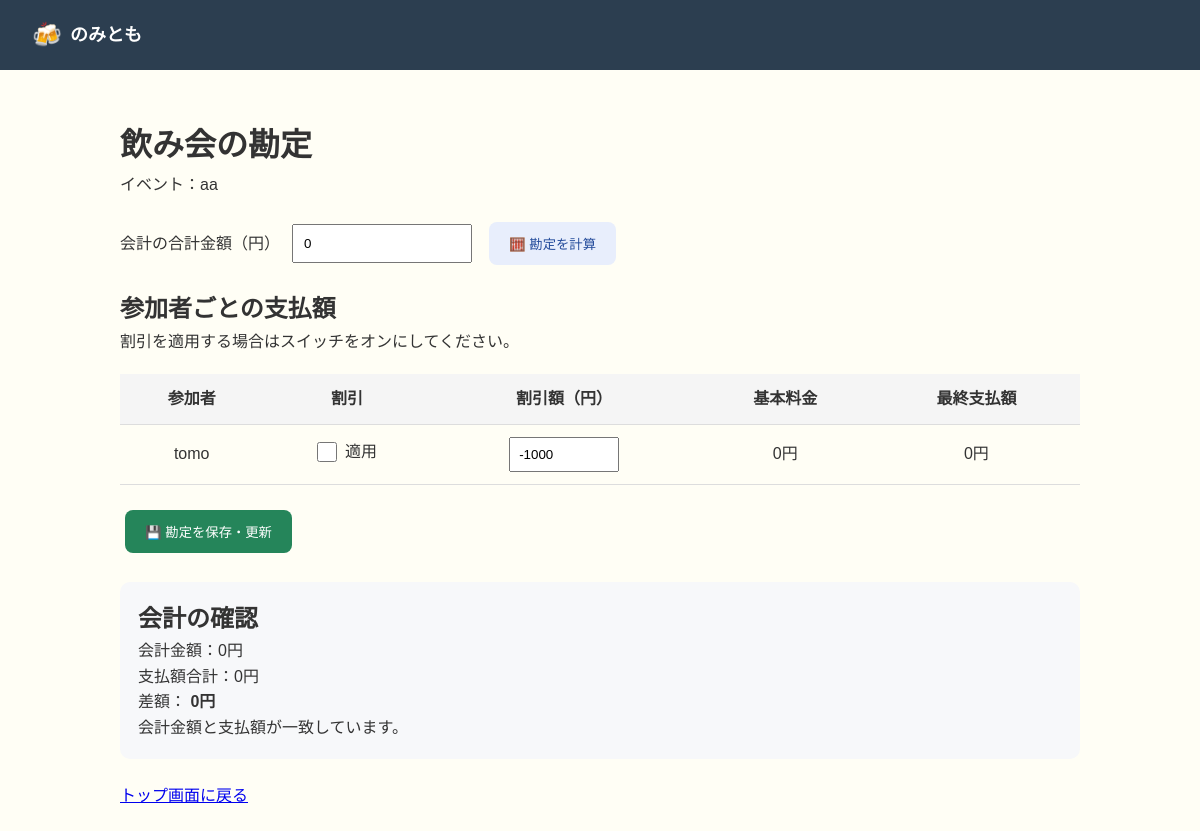
The page /event/4/billing (signed in) on the database its author committed.
### tables this page shows
CREATE TABLE events (
    id INTEGER PRIMARY KEY AUTOINCREMENT,

    title TEXT NOT NULL,

    host_user_id INTEGER NOT NULL,

    places TEXT,
    dates TEXT,
    times TEXT,

    is_active BOOLEAN NOT NULL DEFAULT 1,

    created_at DATETIME NOT NULL DEFAULT (datetime('now','localtime')),

    finished_at DATETIME,

    FOREIGN KEY(host_user_id)
        REFERENCES users(id)
);

CREATE TABLE users (
    id INTEGER PRIMARY KEY AUTOINCREMENT,
    username TEXT NOT NULL UNIQUE,
    email TEXT NOT NULL UNIQUE,
    password_hash TEXT NOT NULL,
    created_at DATETIME NOT NULL DEFAULT CURRENT_TIMESTAMP
);

### app.py (the view, shortened to what this page needs)
@app.route("/event/<int:event_id>/billing", methods=["GET", "POST"])
def event_billing(event_id):
    if "user_id" not in session:
        return redirect(url_for("login"))
    user_id = session["user_id"]
    conn = get_db()
    conn.execute("PRAGMA foreign_keys = ON")
    try:
        event = conn.execute(
            "SELECT * FROM events WHERE id = ?", (event_id,)
        ).fetchone()
        if event is None:
            flash("イベントが見つかりません。")
            return redirect(url_for("index"))
        if event["host_user_id"] != user_id:
            flash("勘定を編集できるのは主催者のみです。")
            return redirect(url_for("index"))
        participants = conn.execute("""
            SELECT DISTINCT u.id, u.username AS name
            FROM votes v
            JOIN users u ON u.id = v.user_id
            WHERE v.event_id = ? AND v.is_join = 1
            ORDER BY u.id
        """, (event_id,)).fetchall()
        billing = conn.execute(
            "SELECT * FROM billings WHERE event_id = ?", (event_id,)
        ).fetchone()
        details = {}
        total_amount = billing["total_amount"] if billing else 0
        calculated = False
        error = None
        if calculated:
            shown_participants = display_participants
        else:
            base_amount = (
                calculate_base_amount(total_amount, len(participants))
                if participants and total_amount >= 0 else 0
            )
            shown_participants = []
            for p in participants:
                d = details.get(p["id"], {})
                enabled = d.get("discount_enabled", 0)
                adjustment = d.get("adjustment", -1000)
                shown_participants.append({
                    "id": p["id"],
                    "name": p["name"],
                    "base_amount": d.get("base_amount", base_amount),
                    "adjustment": adjustment,
                    "discount_enabled": enabled,
                    "final_amount": d.get("final_amount", base_amount),
                })
        paid_total = sum(
            p["final_amount"] for p in shown_participants
        )
        difference = total_amount - paid_total
        return render_template(
            "billing.html",
            event=event,
            participants=shown_participants,
            total_amount=total_amount,
            paid_total=paid_total,
            difference=difference,
            billing=billing,
            calculated=calculated,
            error=error,
        )
    finally:
        conn.close()

### app.py (called while the page is built)
def calculate_base_amount(total_amount, participant_count):
    if total_amount < 0:
        raise ValueError("合計金額は0円以上で入力してください。")
    if participant_count <= 0:
        raise ValueError("参加者がいません。")
    return (total_amount // participant_count // 10) * 10

def get_db():
    conn = sqlite3.connect(DB_NAME)
    conn.row_factory = sqlite3.Row
    return conn

### templates/billing.html (shortened to what this page needs)
<!DOCTYPE html>
<html lang="ja">
<head>
    <link rel="stylesheet" href="{{ url_for('static', filename='css/style.css') }}">
</head>
<body>
    <header class="header">
        <div class="header-logo">
            <span class="beer-icon">🍻</span>
            <span class="header-title">のみとも</span>
        </div>
    </header>
    <main class="billing-container">
        <h1>飲み会の勘定</h1>
        <p>イベント：{{ event.title }}</p>
        <form method="POST">
            <div class="billing-input">
                <label for="total_amount">会計の合計金額（円）</label>
                <input type="number" id="total_amount" name="total_amount" min="0" step="1" value="{{ total_amount }}"
                    required>
                <button type="submit" name="action" value="calculate" class="billing-button calculate-button">
                    🧮 勘定を計算
                </button>
            </div>
            <h2>参加者ごとの支払額</h2>
            <p>割引を適用する場合はスイッチをオンにしてください。</p>
            {% if participants %}
            <div class="billing-table-wrapper">
                <table class="billing-table">
                    <thead>
                        <tr>
                            <th>参加者</th>
                            <th>割引</th>
                            <th>割引額（円）</th>
                            <th>基本料金</th>
                            <th>最終支払額</th>
                        </tr>
                    </thead>
                    <tbody>
                        {% for p in participants %}
                        <tr>
                            <td>{{ p.name }}</td>
                            <td>
                                <label class="discount-switch">
                                    <input type="checkbox" name="discount_enabled_{{ p.id }}" >
                                    <span>適用</span>
                                </label>
                            </td>
                            <td>
                                <input type="number" class="adjustment-input" name="adjustment_{{ p.id }}"
                                    value="{{ p.adjustment }}" step="1" aria-label="{{ p.name }}の割引額">
                            </td>
                            <td>{{ "{:,}".format(p.base_amount) }}円</td>
                            <td>
                                {% if p.discount_enabled %}
                                <span class="discounted">
                                    {{ "{:,}".format(p.final_amount) }}円
                                </span>
                                {% else %}
                                {{ "{:,}".format(p.final_amount) }}円
                                {% endif %}
                            </td>
                        </tr>
                        {% endfor %}
                    </tbody>
                </table>
            </div>
            <button type="submit" name="action" value="save" class="billing-button save-button">
                💾 勘定を保存・更新
            </button>
            {% else %}
            <p>参加すると回答したユーザーはいません。</p>
            {% endif %}
        </form>
        <section class="billing-summary">
            <h2>会計の確認</h2>
            <p>会計金額：{{ "{:,}".format(total_amount) }}円</p>
            <p>支払額合計：{{ "{:,}".format(paid_total) }}円</p>
            <p>
                差額：
                <strong>{{ "{:,}".format(difference) }}円</strong>
            </p>
            {% if difference == 0 %}
            <p>会計金額と支払額が一致しています。</p>
            {% elif difference > 0 %}
            <p>あと{{ "{:,}".format(difference) }}円を配分する必要があります。</p>
            {% else %}
            <p>会計金額より{{ "{:,}".format(-difference) }}円多く設定されています。</p>
            {% endif %}
        </section>
        <p style="margin-top: 24px;">
            <a href="{{ url_for('index') }}">トップ画面に戻る</a>
        </p>
    </main>
</body>
</html>

### static/css/style.css (style rules this page uses)
:root { --primary-color: #F5A623; --primary-hover: #E09000; --primary-light: #FFF8E7; --secondary-color: #2C3E50; --text-primary: #333333; --text-secondary: #666666; --text-muted: #999999; --background: #FFFEF5; --white: #FFFFFF; --border-color: #E0E0E0; --error-color: #E74C3C; --success-color: #27AE60; --shadow-sm: 0 2px 4px rgba(0, 0, 0, 0.05); --shadow-md: 0 4px 12px rgba(0, 0, 0, 0.1); --shadow-lg: 0 8px 24px rgba(0, 0, 0, 0.12); --radius-sm: 8px; --radius-md: 12px; --radius-lg: 16px; --radius-full: 50px; }
* { margin: 0; padding: 0; box-sizing: border-box; }
body { font-family: 'Hiragino Sans', 'Hiragino Kaku Gothic ProN', 'Noto Sans JP', sans-serif; background-color: var(--background); color: var(--text-primary); line-height: 1.6; min-height: 100vh; }
.header { background-color: var(--secondary-color); color: var(--white); padding: 16px 32px; display: flex; justify-content: space-between; align-items: center; position: sticky; top: 0; z-index: 100; }
.header-logo { display: flex; align-items: center; gap: 8px; }
.beer-icon { font-size: 24px; }
.header-title { font-size: 18px; font-weight: 600; }

### templates/billing.html (style rules this page uses)
.billing-container { max-width: 1000px; margin: 30px auto; padding: 20px; }
.billing-input { display: flex; flex-wrap: wrap; align-items: center; gap: 12px; margin: 20px 0; }
.billing-input input { width: 180px; padding: 10px; }
.billing-table-wrapper { overflow-x: auto; }
.billing-table { width: 100%; border-collapse: collapse; margin: 20px 0; }
.billing-table th, .billing-table td { padding: 12px; border-bottom: 1px solid #ddd; text-align: center; }
.billing-table th { background: #f5f5f5; }
.discount-switch { display: inline-flex; align-items: center; gap: 8px; cursor: pointer; white-space: nowrap; }
.discount-switch input { width: 20px; height: 20px; accent-color: #25855a; cursor: pointer; }
.adjustment-input { width: 110px; padding: 8px; }
.billing-button { padding: 12px 20px; border: none; border-radius: 8px; cursor: pointer; margin: 5px; }
.calculate-button { background: #e8eefc; color: #234b9b; }
.save-button { background: #25855a; color: white; }
.billing-summary { background: #f7f8fa; border-radius: 10px; padding: 18px; margin-top: 24px; }

### rows shown on the page
events: title "aa"
users: name "tomo", adjustment "-1000", base_amount "0", final_amount "0"

### other values the page prints
{{ "{:,}".format(total_amount) }} "0"
{{ "{:,}".format(paid_total) }} "0"
{{ "{:,}".format(difference) }} "0"
